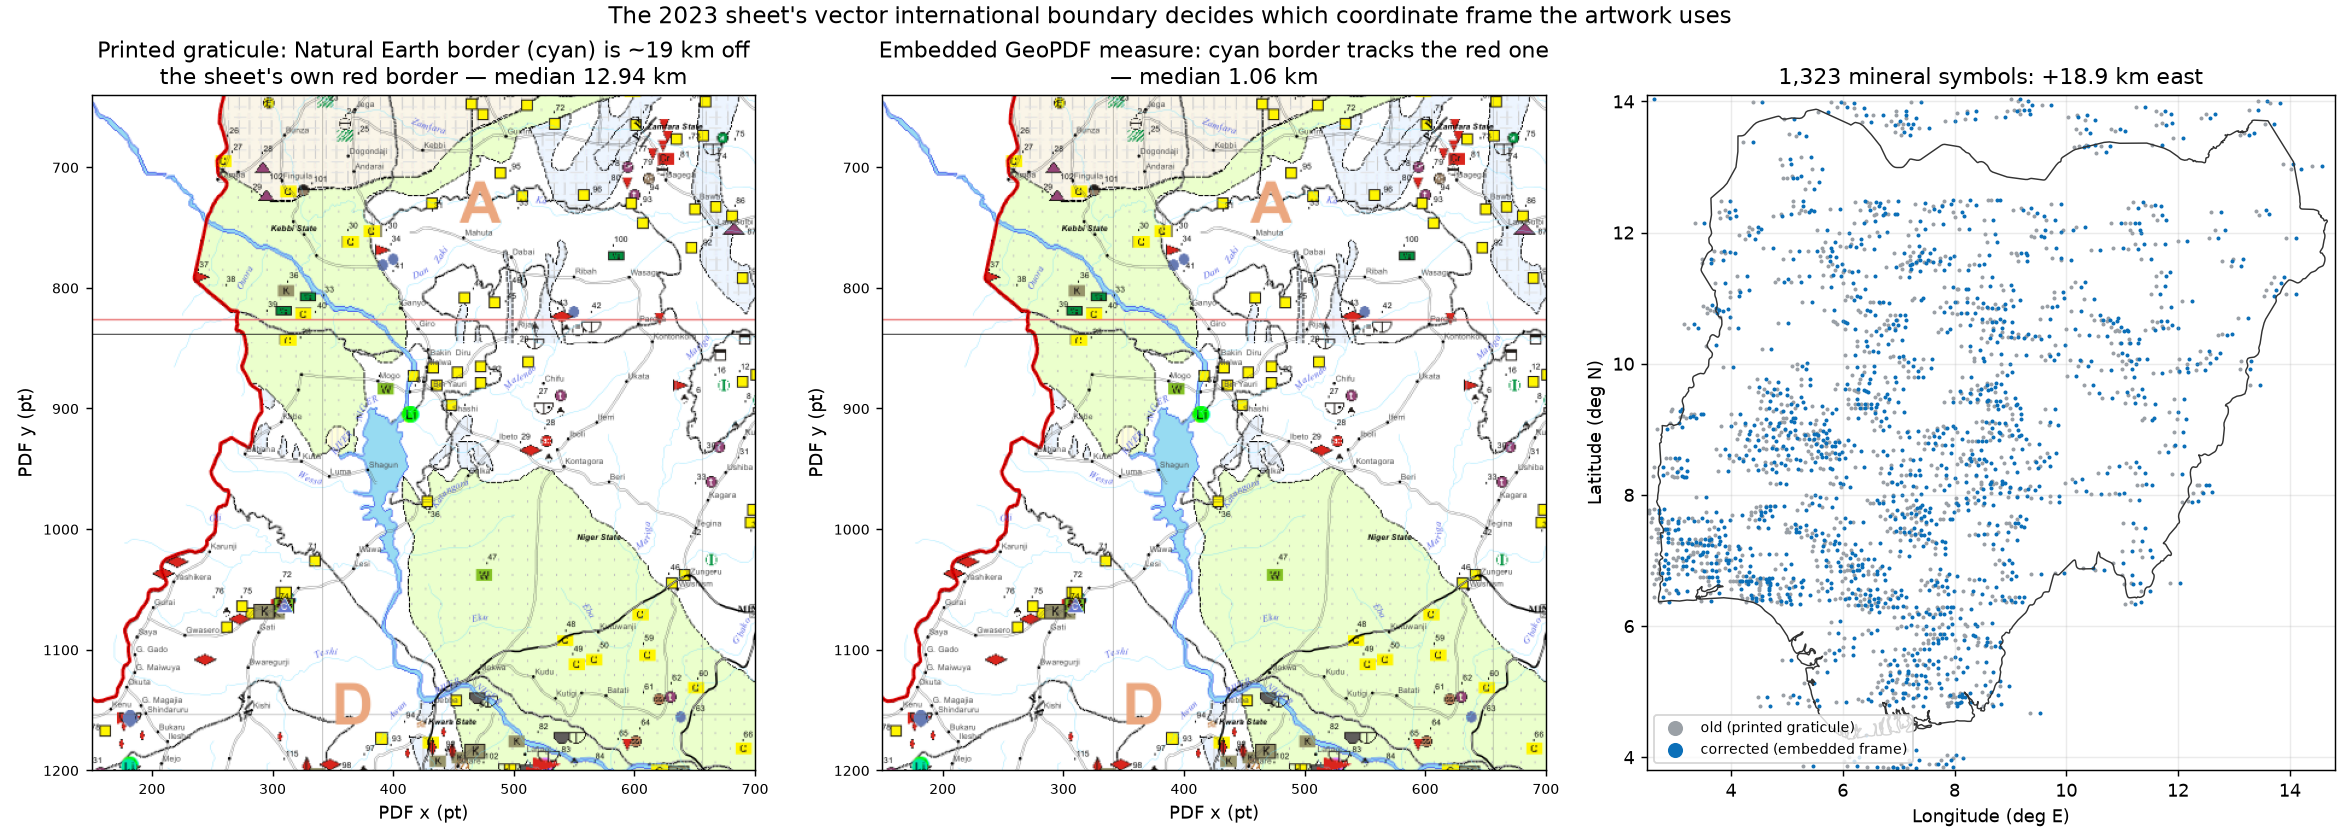

Reproduce this figure in Python.
#!/usr/bin/env python3
"""Before/after control figure: which frame was the 2023 mineral sheet drawn in?

Left/right panels show the same rendered sheet area with the Natural Earth Nigeria
boundary (dashed) drawn through the printed-graticule definition and the embedded
GeoPDF /Measure definition. Median offsets: 12.94 km and 1.06 km respectively.
Third panel: the 1,323 symbol points before and after the coordinate rewrite.
"""
import json
from pathlib import Path
import numpy as np, pymupdf
import matplotlib; matplotlib.use("Agg")
import matplotlib.pyplot as plt
from shapely.geometry import shape
from shapely.ops import unary_union

P = Path(__file__).resolve().parent
page = pymupdf.open(P / "Mineral_Resources_Map_of_Nigeria_2023.pdf")[0]
def printed(x, y): return (x + 288.95) / 157.5987, (2572.35 - y) / 157.6015
def embedded(x, y): return (2.47619 + (x - 74.23969) * 12.54519 / 1976.9518,
                            14.04668 - (y - 358.7239) * 10.20997 / 1608.9773)
def to_page(lon, lat, fn):
    # invert the affine by fitting two points
    (l0, b0), (l1, t1) = fn(0, 0), fn(1000, 1000)
    sx = 1000 / (l1 - l0); sy = -1000 / (t1 - b0)
    return (lon - l0) * sx, (lat - b0) * sy
outline = unary_union([shape(f["geometry"]) for f in json.load(open(P / "Nigeria_Natural_Earth_outline.geojson"))["features"]]).boundary
clip = pymupdf.Rect(150, 640, 700, 1200)
pix = page.get_pixmap(matrix=pymupdf.Matrix(1, 1), clip=clip, alpha=False)
img = np.frombuffer(pix.samples, np.uint8).reshape(pix.height, pix.width, 3)

fig, axes = plt.subplots(1, 3, figsize=(18, 6.4), constrained_layout=True)
for ax, fn, title in [(axes[0], printed, "Printed graticule: Natural Earth border (cyan) is ~19 km off\nthe sheet's own red border — median 12.94 km"),
                      (axes[1], embedded, "Embedded GeoPDF measure: cyan border tracks the red one\n— median 1.06 km")]:
    ax.imshow(img, extent=[clip.x0, clip.x1, clip.y1, clip.y0])
    for geom in getattr(outline, "geoms", [outline]):
        xy = np.array(geom.coords) if geom.geom_type == "LineString" else None
        if xy is None: continue
        x, y = to_page(xy[:, 0], xy[:, 1], fn)
        ax.plot(x, y, ls=(0, (6, 3)), lw=2.0, color="#00d1ff")
    ax.set(xlim=(clip.x0, clip.x1), ylim=(clip.y1, clip.y0), title=title, xlabel="PDF x (pt)", ylabel="PDF y (pt)")
    ax.tick_params(labelsize=8)

ax = axes[2]
import csv
rows = list(csv.DictReader(open(P / "Minerals_Symbol_Points_CORRECTED.csv")))
old = np.array([[float(r["lon_printed"]), float(r["lat_printed"])] for r in rows])
new = np.array([[float(r["lon"]), float(r["lat"])] for r in rows])
ax.scatter(old[:, 0], old[:, 1], s=1.5, c="#9aa0a6", label="old (printed graticule)")
ax.scatter(new[:, 0], new[:, 1], s=1.5, c="#0b6fb8", label="corrected (embedded frame)")
for geom in getattr(outline, "geoms", [outline]):
    xy = np.array(geom.coords)
    ax.plot(xy[:, 0], xy[:, 1], color="#333", lw=.8)
ax.set(xlim=(2.5, 14.8), ylim=(3.8, 14.1), xlabel="Longitude (deg E)", ylabel="Latitude (deg N)",
       title="1,323 mineral symbols: +18.9 km east")
ax.legend(markerscale=6, fontsize=8, loc="lower left"); ax.grid(alpha=.25)
fig.suptitle("The 2023 sheet's vector international boundary decides which coordinate frame the artwork uses", fontsize=13)
fig.savefig(P / "Mineral_Registration_QC.png", dpi=130)
